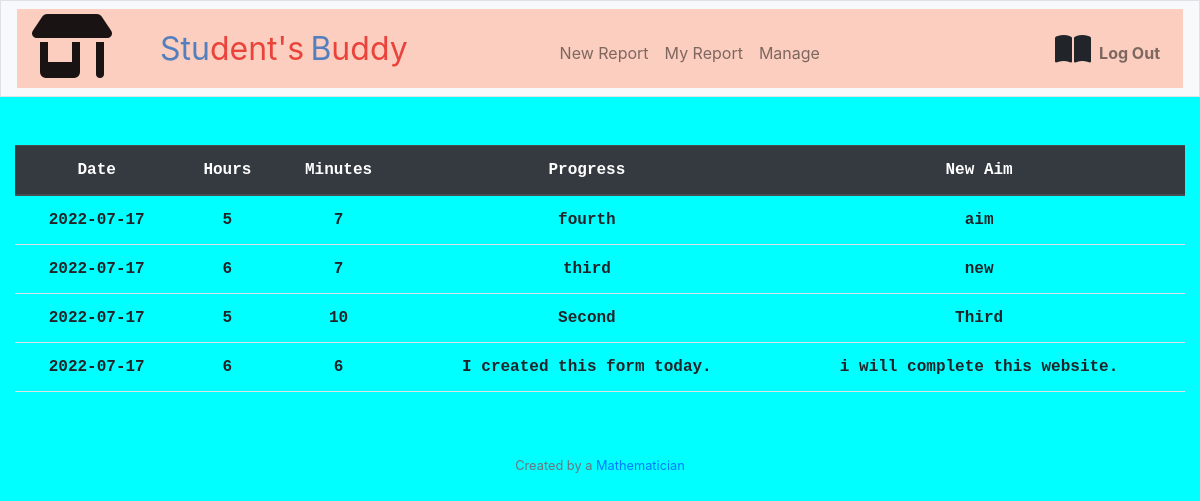
/My_Report (signed in), run on an earlier commit of the app's database.
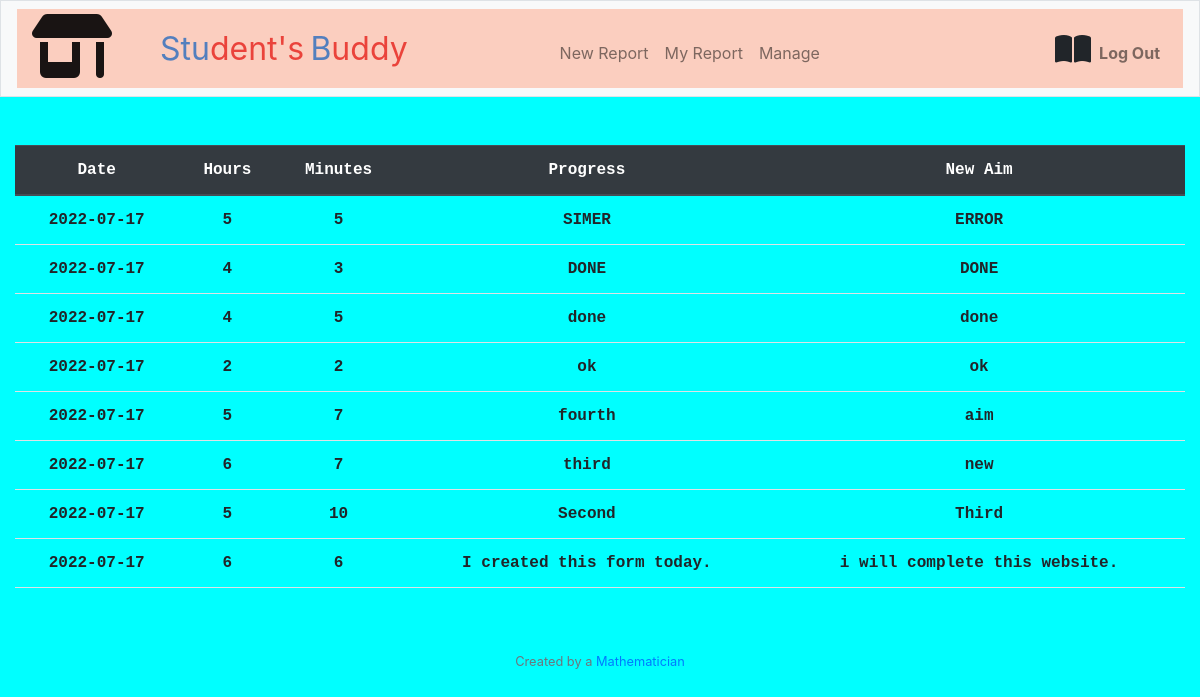
And on a later commit of the database.
### tables this page shows
CREATE TABLE 'logbook' ('id' INTEGER PRIMARY KEY AUTOINCREMENT NOT NULL, 'user_id' INTEGER,'date' DATETIME, 'hours' INTEGER, 'minutes' INTEGER, 'progress' TEXT DEFAULT 'None', 'new_aim' TEXT DEFAULT 'Have one!');

### app.py (the view)
@app.route("/My_Report")
@login_required
def My_Report():
    user_id = session["user_id"]
    tasks = db.execute("SELECT date, hours, minutes, progress, new_aim FROM logbook WHERE user_id = ? ORDER BY id DESC", user_id)
    return render_template("My_Report.html", tasks=tasks)

### app.py (called while the page is built)
@app.after_request
def after_request(response):
    response.headers["Cache-Control"] = "no-cache, no-store, must-revalidate"
    response.headers["Expires"] = 0
    response.headers["Pragma"] = "no-cache"
    return response

### helpers.py (called while the page is built)
def login_required(f):
    @wraps(f)
    def decorated_function(*args, **kwargs):
        if session.get("user_id") is None:
            return redirect("/login")
        return f(*args, **kwargs)
    return decorated_function

### templates/My_Report.html (shortened to what this page needs)
{% extends "layout.html" %}
{% block main %}
    <table class="table">
        <thead class="thead-dark">
        <tr>
            <th scope="col">Date</th>
            <th scope="col">Hours</th>
            <th scope="col">Minutes</th>
            <th scope="col">Progress</th>
            <th scope="col">New Aim</th>
        </tr>
        </thead>
        <tbody>
            {% for task in tasks %}
                <tr>
                    <td><B>{{ task["date"] }}</B></td>
                    <td><B>{{ task["hours"] }}</B></td>
                    <td><B>{{ task["minutes"] }}</B></td>
                    <td><B>{{ task["progress"] }}</B></td>
                    <td><B>{{ task["new_aim"] }}</B></td>
                </tr>
            {% endfor %}
        </tbody>
    </table>
{% endblock %}

### templates/layout.html (shortened to what this page needs)
<!DOCTYPE html>
<html lang="en">
    <head>
        <link href="https://cdn.jsdelivr.net/npm/bootstrap@5.1.3/dist/css/bootstrap.min.css" rel="stylesheet">
        <link href="/static/styles.css" rel="stylesheet">
        <link rel="stylesheet" href="https://cdn.jsdelivr.net/npm/bootstrap@4.4.1/dist/css/bootstrap.min.css">
    </head>
    <body>
        <nav class="bg-light border navbar navbar-expand-md navbar-light ">
            <div class="container-fluid bg-color">
                <a class="navbar-brand" href="/"><i class="fa-solid fa-shop fa-2x"></i></a>
                <a class="navbar-brand" href="/"><span class="blue", style="margin-left:1.0em">Stu</span><span class="red">dent's</span><span class="blue", style="margin-left:0.2em">B</span><span class="red">uddy</span></a>
                <div class="collapse navbar-collapse" id="navbar">
                    {% if session["user_id"] %}
                        <ul class="navbar-nav me-auto mt-2", style="margin-left:8.0em">
                            <li class="nav-item"><a class="nav-link" href="/Add_Report">New Report</a></li>
                            <li class="nav-item"><a class="nav-link" href="/My_Report">My Report</a></li>
                            <li class="nav-item"><a class="nav-link" href="/Manage">Manage</a></li>
                        </ul>
                        <ul class="navbar-nav ms-auto mt-2">
                            <i class="fa-solid fa-book-open fa-2x"></i>
                            <li class="nav-item"><a class="nav-link" href="/logout"><B>Log Out</B></a></li>
                        </ul>
                    {% else %}
                        <ul class="navbar-nav ms-auto mt-2">
                            <i class="fa-solid fa-book fa-2x"></i>
                            <li class="nav-item"><a class="nav-link" href="/register">Register</a></li>
                            <li class="nav-item"><a class="nav-link" href="/login">Log In</a></li>
                        </ul>
                    {% endif %}
                </div>
            </div>
        </nav>
        <main class="container-fluid py-5 text-center", style="font-family:'Courier New'">
            {% block main %}{% endblock %}
        </main>
        <footer class="mb-5 small text-center text-muted">
            Created by a <a href="https://github.com/ankitrana2709">Mathematician</a>
        </footer>
    </body>
</html>

### static/styles.css (style rules this page uses)
nav .navbar-brand { font-size: xx-large; }
nav .navbar-brand .blue { color: #537fbe; }
nav .navbar-brand .red { color: #ea433b; }
body { background-color: Aqua !important; }
.bg-color { background-color:rgba(255,127,80,.35) !important; }

What changed in the data, as far as the page shows it:
added logbook: date "2022-07-17", hours "5", minutes "5", progress "SIMER", new_aim "ERROR"
added logbook: date "2022-07-17", hours "4", minutes "3", progress "DONE", new_aim "DONE"
added logbook: date "2022-07-17", hours "4", minutes "5", progress "done", new_aim "done"
added logbook: date "2022-07-17", hours "2", minutes "2", progress "ok", new_aim "ok"
